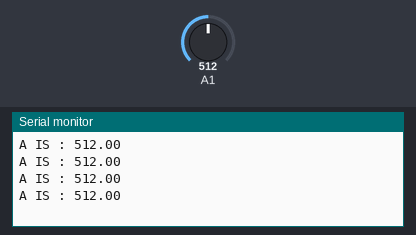
Recording of a sketch running on a simulated Arduino Uno, built with avr-gcc and run on an emulated ATmega328P. Parts: the last lines printed to the serial monitor. Inputs (shaded band) come from the test bench; at power-on: A1 = 512.

Above: at 1.8 s.
1.9 s: A1 set to 716
At 2.5 s:
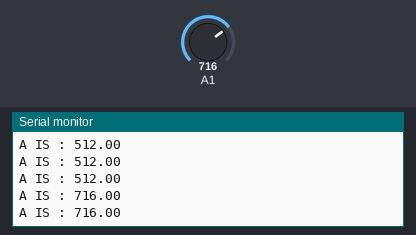
3.4 s: A1 set to 900
At 4.8 s:
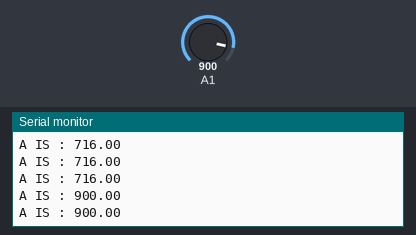
Timing chart, 0 to 6.4 s (numbered marks = the images above; inputs shaded):
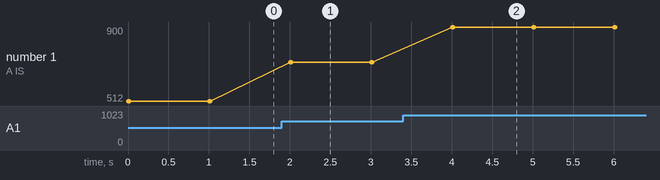

The sketch:

test4.ino
```cpp
float a = 0;
float b = 0;
int count = 0;

void setup()
{
  Serial.begin(9600);
}

void loop()
{
  a = analogRead(A1);
  //b = analogRead(A2);

  if (a > 0)
  {
    Serial.print("A IS : ");
    Serial.println(a);
    count = count + 1;
    //delay(2000);
  }


  /*if (b > 0 && count > 0)
  {
    Serial.print("B IS : ");
    Serial.println(b);
    count = count - 1;
    //delay(1000);
  }*/
   Serial.print("A IS : ");
    Serial.println(a);
  //Serial.print("B IS : ");
    //Serial.println(b);
    delay(1000);
}
```

Measured:
- after the input at 1.9 s, the serial monitor: prints a new line after 0.10 s (image 1)
- after the input at 3.4 s, the serial monitor: prints a new line after 0.60 s (image 2)
- plotted number 1: 512 → 716 after the input at 1.9 s, 716 → 900 after the input at 3.4 s
